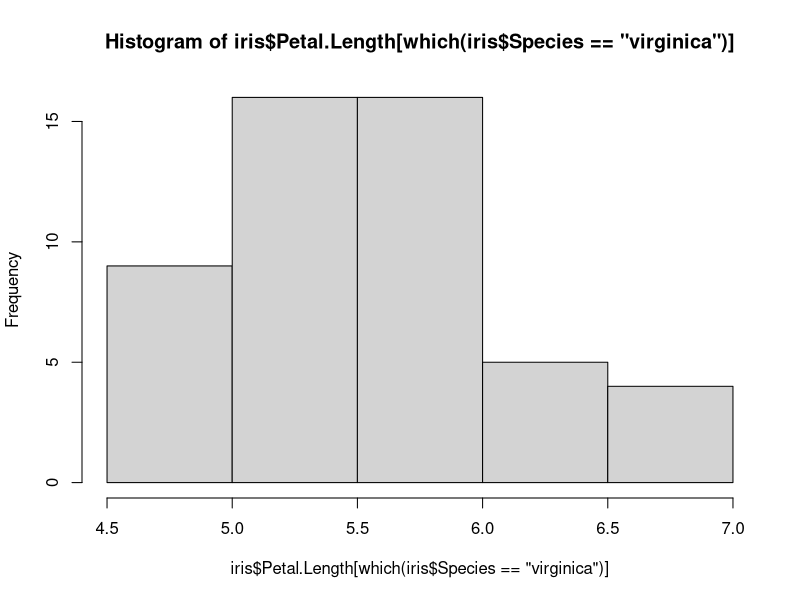

Write the R code that produced this figure.
#1
#a

str(iris)

#b

iris$Species[which(iris$Petal.Length == max(iris$Petal.Length))]

#c

mean(iris$Petal.Length[which(iris$Species == "virginica")])

#d

tapply(iris$Petal.Length, iris$Species, mean)

#e

hist(iris$Petal.Length[which(iris$Species == "virginica")])

#f
